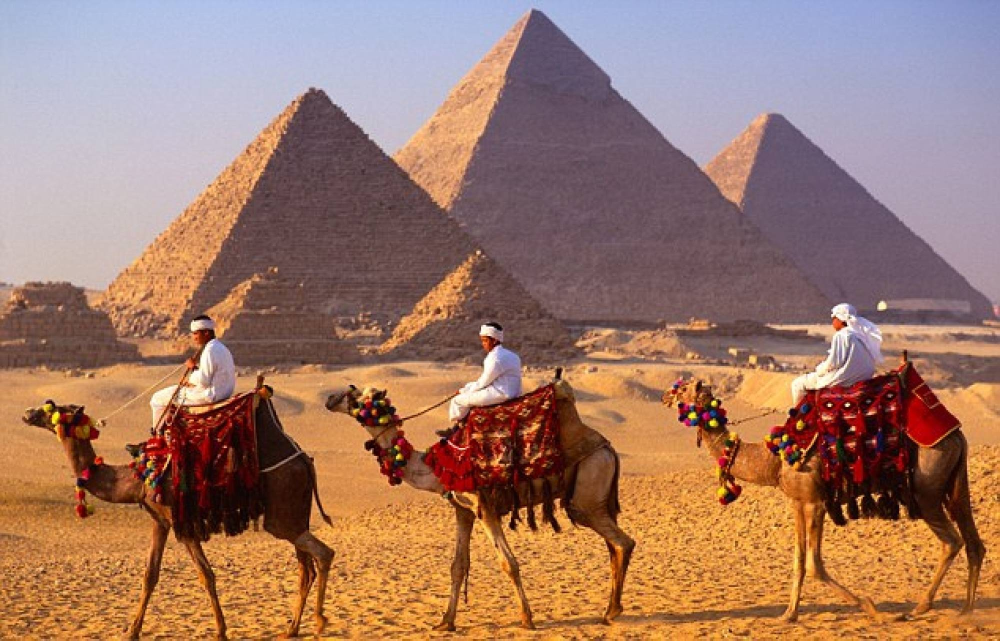
#> input picture 6-Evrisimsel-Sinir-Aglari-ile-Nesne-Tespiti/5-Nesne-Tespiti-icin-Secmeli-Arama/pyramid.jpg, 2000 x 1281 px (shown at 1/2 size)
$ jupyter execute 5-nesne-tespiti-icin-secmeli-arama.ipynb
#> lines starting #> are read from the running program, lines starting #| are printed output that depends on the picture
# <font color=orange>**Evrisimsel Sinir Aglari ile Nesne Tespiti**</font> <font color=gray>**(CNN)**</font>

## <font color=orange>**Nesne Tespiti icin Secmeli Arama**</font> <font color=gray>**-**</font>

* Secmeli arama, super piksel algoritmasi kullanarak bir gorseli asiri bolumlere ayirma yontemidir.

* Super piksel, ortak ozellikleri (piksel yogunlugu gibi) paylasan bir piksel grubu oalrak tanimlanabilir.

* Secmeli arama, bes temel benzerlik olcusune dayali olarak super pikselleri hiyerarsik bir sekilde birlestirir:

    * Renk benzerligi
    * Doku benzerligi
    * Boyut benzerligi
    * Sekil benzerligi
    * Yukaridaki benzerliklerin dogrusal kombinasyonu

* Secmeli arama, sinif etiketleri degil bolgeler olusturur. Olusturulan bu bolgeler sonrasinda siniflandiriciya girdi olarak verilecektir.

[cell 1]
import cv2
import random
import matplotlib.pyplot as plt

[cell 2]
image = cv2.imread('pyramid.jpg')
#> image is the input picture: shape (1281, 2000, 3); mean B, G, R 104.9, 121.1, 159.5
image = cv2.resize(image,dsize=(600,600))
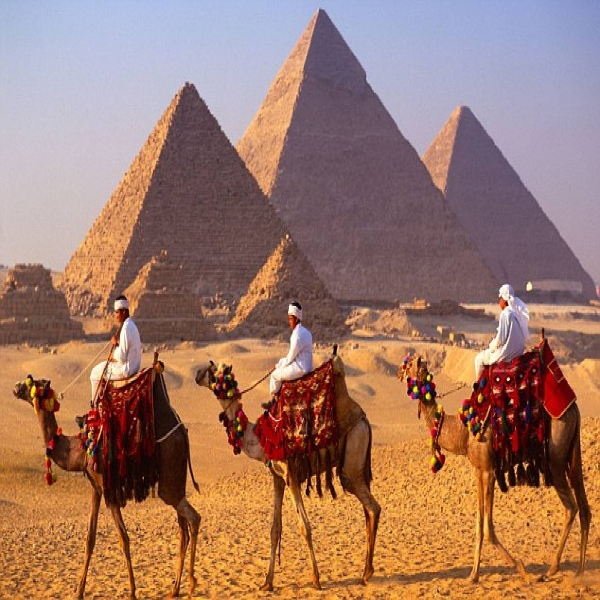
#> image: shape (600, 600, 3); mean B, G, R 104.8, 121, 159.4

im = cv2.cvtColor(image, cv2.COLOR_BGR2RGB)
plt.imshow(im),plt.axis('off');

[cell 3]
# ilklendir ss
ss = cv2.ximgproc.segmentation.createSelectiveSearchSegmentation()
ss.setBaseImage(image)
ss.switchToSelectiveSearchQuality()

[cell 4]
print('start')
rects = ss.process()

[cell 5]
output = im.copy()

[cell 6]
len(rects)

[cell 7]
# 9014 kutucuk olusmus. ilk 50'ye bakma:

for (x,y,w,h) in rects[:50]:
    color = [random.randint(0,255) for j in range(0,3)]
    cv2.rectangle(output, (x,y), (x+w, y+h), color, 2)
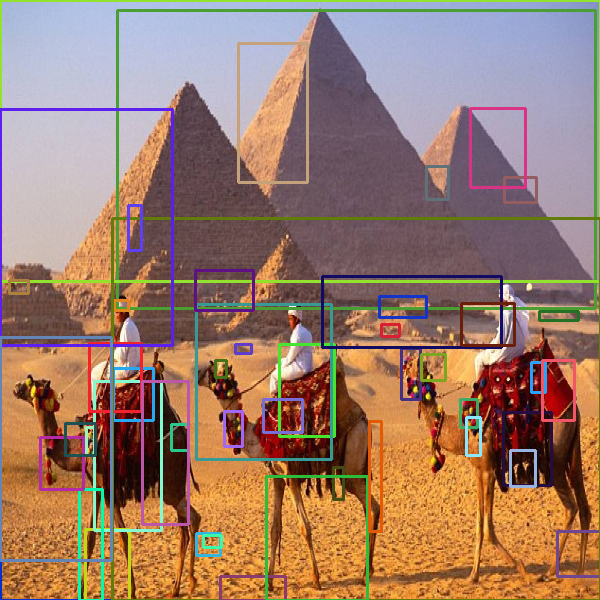
#> output: shape (600, 600, 3); mean R, G, B 155.2, 123.2, 106.6

plt.imshow(output), plt.title('Output'),plt.axis('off');
